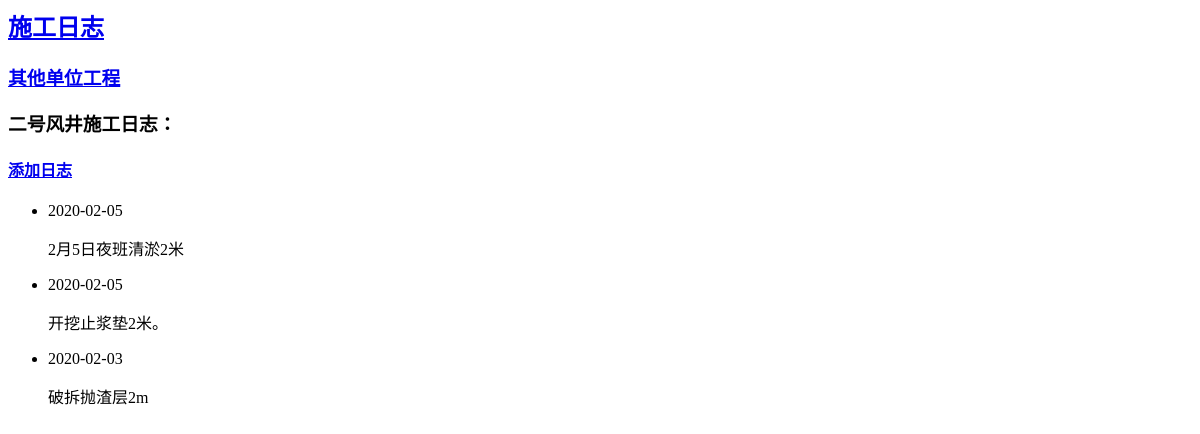
Page /topics/4 on the earlier database version.
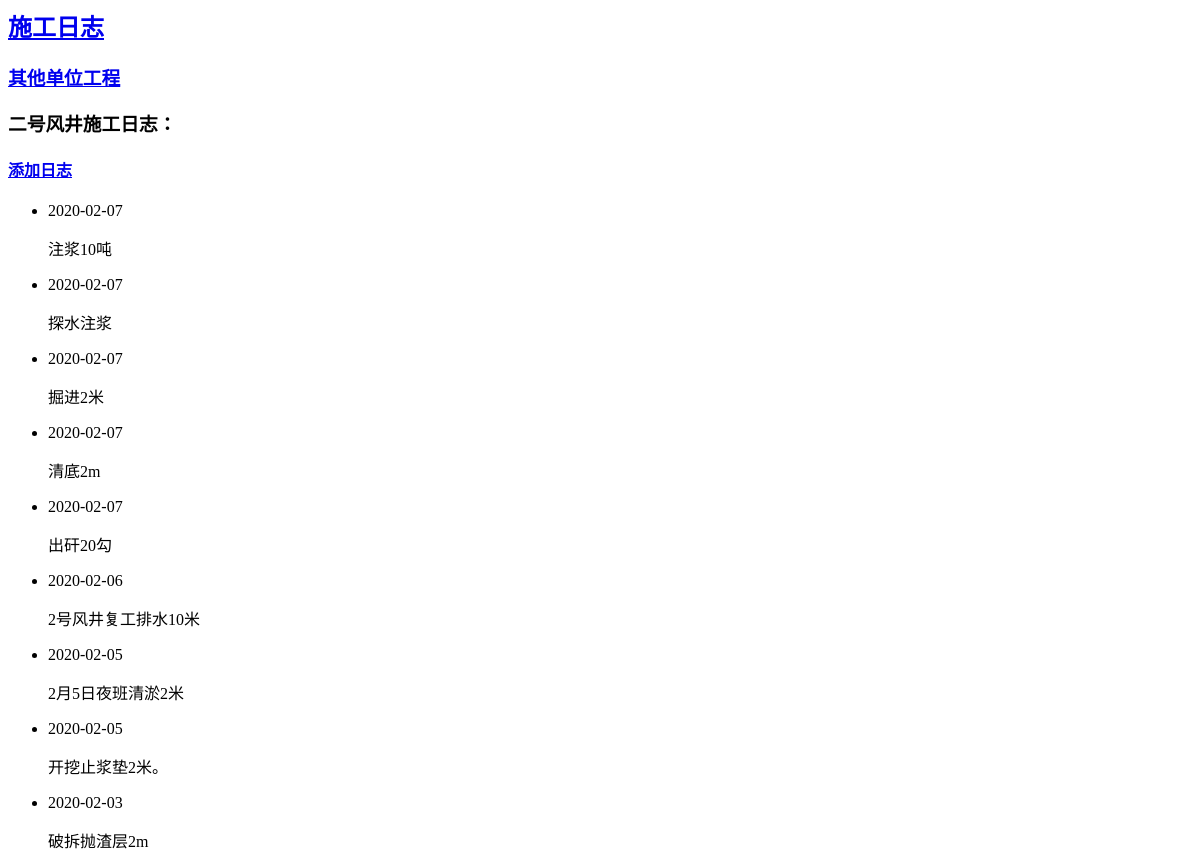
Same page on the later database version.
### note/models.py (models this page shows)
class Entry(models.Model):
    topic = models .ForeignKey(Topic, on_delete=models.CASCADE)
    text = models.TextField()
    date_added = models .DateTimeField(default=timezone.now)
    class Meta:
        verbose_name_plural = '施工日志'

### note/views.py (the view)
# urls.py: path('topics/<topic_id>', views.topic, name='topic'),
def topic(request, topic_id):
    topic = Topic.objects.get(id=topic_id)
    entries = topic.entry_set.order_by('-date_added')
    context = {'topic': topic, 'entries': entries}
    return render(request, 'note/topic.html', context)

### note/models.py (called while the page is built)
    def __str__(self):
        return self.text

### note/templates/note/topic.html
{% extends "note/base.html" %}
{% block content %}
    <p>
	<h3>{{ topic }}施工日志：</h3>
	<a href="{% url 'note:new_entry' topic.id %}"><h4>添加日志</h4></a>
	</p>
 <ul>
  {% for entry in entries %}
    <li>
		<p>{{entry.date_added|date:'Y-m-d'}}</p>
		<p>{{entry.text|linebreaks}}</p>
    </li>
  {% empty %}
    <li>
    请按时填报每日工作日志
	</li>
  {% endfor %}
</ul>
{% endblock content %}

Differences in the rows shown:
added Entry: date_added "2020-02-07", text "注浆10吨"
added Entry: date_added "2020-02-07", text "探水注浆"
added Entry: date_added "2020-02-07", text "掘进2米"
added Entry: date_added "2020-02-07", text "清底2m"
added Entry: date_added "2020-02-07", text "出矸20勾"
added Entry: date_added "2020-02-06", text "2号风井复工排水10米"
